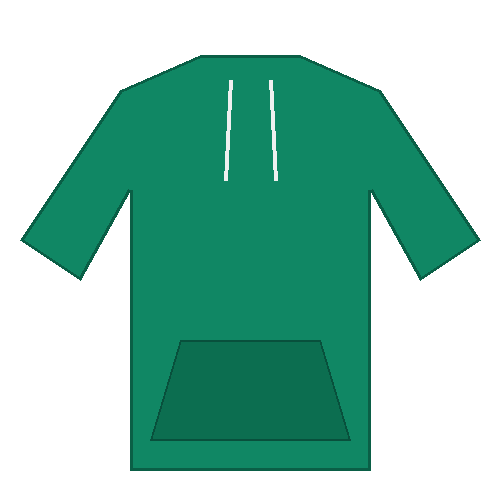
#> input picture frontend/uploads/clothes/sample_emerald_hoodie.png, 500 x 500 px
$ python -i garment_processor.py   (imports and definitions only)
#> lines starting #> are read from the running program, lines starting #| are printed output that depends on the picture; after the words box and inside, x2 and y2 are one past the last pixel; in counts of white or black regions, pixels touching at a corner belong together
"""
Garment Processor Service
Handles intelligent shirt segmentation, background/annotation removal,
front & back detection, automatic back generation, and 4K Real-Human studio generation.
"""

import os
from collections import deque
import numpy as np
from PIL import Image, ImageDraw, ImageFilter
from scipy import ndimage

UPLOAD_DIR = os.path.join(os.path.dirname(os.path.dirname(__file__)), '..', 'frontend', 'uploads', 'clothes')
# [1 line not run here, left out]


def extract_dominant_colors(img, num_colors=3):
    """Extract primary, secondary, and accent colors from the garment."""
    small = img.resize((100, 100)).convert('RGB')
    arr = np.array(small)
    pixels = arr.reshape(-1, 3)

    # Bin colors into 16 levels per channel
    binned = (pixels // 32) * 32 + 16
    unique, counts = np.unique(binned, axis=0, return_counts=True)
    sorted_indices = np.argsort(-counts)

    palette = []
    for idx in sorted_indices[:num_colors]:
        c = unique[idx]
        hex_code = '#{:02x}{:02x}{:02x}'.format(int(c[0]), int(c[1]), int(c[2]))
        palette.append(hex_code)

    return palette


def isolate_garment_background(img):
    """
    Cleans and isolates garment from mockup/photo background using gradient-aware
    floodfill, morphological filtering, and largest connected component extraction.
    Preserves inner fabric, colors, and graphics with pristine edge fidelity.
    """
    arr = np.array(img.convert('RGB')).astype(float)
    h, w, _ = arr.shape

    gray = np.mean(arr, axis=2)
    gx = ndimage.sobel(gray, axis=1)
    gy = ndimage.sobel(gray, axis=0)
    grad_blur = ndimage.gaussian_filter(np.hypot(gx, gy), 1.5)

    blurred = ndimage.gaussian_filter(arr, (2.0, 2.0, 0))
    corner_samples = [
        blurred[:25, :25],
        blurred[:25, -25:],
        blurred[-25:, :25],
        blurred[-25:, -25:]
    ]
    bg_color = np.mean([np.mean(c, axis=(0, 1)) for c in corner_samples], axis=0)
    diff_to_bg = np.sqrt(np.sum((blurred - bg_color)**2, axis=2))

    visited = np.zeros((h, w), dtype=bool)
    q = deque()
    for x in range(w):
        visited[0, x] = True; q.append((0, x))
        visited[h - 1, x] = True; q.append((h - 1, x))
    for y in range(h):
        visited[y, 0] = True; q.append((y, 0))
        visited[y, w - 1] = True; q.append((y, w - 1))

    while q:
        cy, cx = q.popleft()
        for dy, dx in ((-1, 0), (1, 0), (0, -1), (0, 1)):
            ny, nx = cy + dy, cx + dx
            if 0 <= ny < h and 0 <= nx < w and not visited[ny, nx]:
                pix = arr[ny, nx]
                sat = np.max(pix) - np.min(pix)
                is_garment = (grad_blur[ny, nx] > 85 and diff_to_bg[ny, nx] > 25) or (sat > 25) or (diff_to_bg[ny, nx] > 45)
                if not is_garment:
                    visited[ny, nx] = True
                    q.append((ny, nx))

    mask = ~visited
    struct = ndimage.generate_binary_structure(2, 1)
    mask = ndimage.binary_opening(mask, structure=struct, iterations=2)
    mask = ndimage.binary_closing(mask, structure=struct, iterations=2)
    mask = ndimage.binary_fill_holes(mask)

    labels, n = ndimage.label(mask)
    if n > 0:
        sizes = ndimage.sum(mask, labels, range(1, n + 1))
        mask = (labels == (np.argmax(sizes) + 1))

    mask = ndimage.binary_fill_holes(mask)
    feather = ndimage.gaussian_filter(mask.astype(float), sigma=1.2)
    rgba = np.dstack([arr, feather * 255.0]).astype(np.uint8)
    return Image.fromarray(rgba)


# [28 lines left out: function blend_garment_onto_base, not called in this run]


def classify_garment(clean_rgba):
    """
    Intelligently classifies a segmented clothing image into:
    - 'bottom': Trousers / Pants / Jeans / Shorts
    - 'top': Shirt / T-Shirt / Polo / Hoodie / Jacket
    - 'dress': Dress / Gown
    Uses geometric aspect ratio, crotch bifurcation (two legs vs single torso),
    and contour width variation.
    """
    arr = np.array(clean_rgba)
    alpha = arr[:, :, 3] > 25
    ys, xs = np.where(alpha)
    if len(ys) == 0 or len(xs) == 0:
        return 'top', 'Shirt / Top', '👕', 'ෂර්ට් / Top', 'Upper Torso & Shoulders'

    crop_mask = alpha[ys.min():ys.max()+1, xs.min():xs.max()+1]
    gh, gw = crop_mask.shape
    if gh < 20 or gw < 20:
        return 'top', 'Shirt / Top', '👕', 'ෂර්ට් / Top', 'Upper Torso & Shoulders'

    aspect = gh / float(gw)

    # Analyze row components in lower section (55% to 85% of garment height)
    lower_start = int(gh * 0.55)
    lower_end = int(gh * 0.85)
    sampled_rows = 0
    two_legs_count = 0

    step = max(1, (lower_end - lower_start) // 25)
    for y in range(lower_start, lower_end, step):
        sampled_rows += 1
        row = crop_mask[y, :]
        diff = np.diff(row.astype(int))
        rising = np.sum(diff == 1)
        falling = np.sum(diff == -1)

        mid_third = row[int(gw * 0.35):int(gw * 0.65)]
        has_center_gap = np.any(~mid_third) and np.any(row[:int(gw * 0.35)]) and np.any(row[int(gw * 0.65):])

        if rising >= 2 and falling >= 2 and has_center_gap:
            two_legs_count += 1

    split_ratio = two_legs_count / float(max(1, sampled_rows))

    # If there is a leg split across the lower section, it is pants/trousers
    if split_ratio >= 0.25 or (aspect >= 1.30 and split_ratio >= 0.15):
        return 'bottom', 'Trousers / Pants', '👖', 'කලිසම / Pants', 'Lower Body (Waist & Legs)'
    elif aspect >= 1.38 and split_ratio < 0.10:
        top_w = np.sum(crop_mask[int(gh * 0.25), :])
        bot_w = np.sum(crop_mask[int(gh * 0.82), :])
        if bot_w > top_w * 1.15:
            return 'dress', 'Dress / Gown', '👗', 'ගවුම / Dress', 'Full Body (Chest to Knees)'
        return 'top', 'Shirt / Top', '👕', 'ෂර්ට් / Top', 'Upper Torso & Shoulders'
    else:
        return 'top', 'Shirt / Top', '👕', 'ෂර්ට් / Top', 'Upper Torso & Shoulders'


def generate_4k_studio_renders(front_img, back_img, filename_base, category='top'):
    """
    Generates 4K Real-Human studio try-on renders for Male, Female, and Back views.
    Intelligently dresses the garment on the correct anatomical area based on category:
    - 'top': Fitted onto upper chest/torso
    - 'bottom': Fitted onto waist and legs (trousers/jeans)
    - 'dress': Fitted continuously from chest down past knees
    """
    male_base_path = os.path.join(UPLOAD_DIR, 'base_model_male.jpg')
    female_base_path = os.path.join(UPLOAD_DIR, 'base_model_female.jpg')
    back_base_path = os.path.join(UPLOAD_DIR, 'base_model_back.jpg')

    clean_front = isolate_garment_background(front_img)
    clean_back = isolate_garment_background(back_img)

    male_url = '/uploads/clothes/model_male_front.jpg'
    female_url = '/uploads/clothes/model_female_front.jpg'
    back_url = '/uploads/clothes/model_back.jpg'

    # Anatomical bounding boxes per category
    if category == 'bottom':
        # Lower body boxes: from waistband down to shoes
        male_box = (270, 595, 360, 535)
        female_box = (310, 590, 280, 525)
        back_box = (265, 600, 365, 535)
        male_lum = female_lum = back_lum = 155.0
    elif category == 'dress':
        # Full body dress boxes
        male_box = (260, 230, 380, 720)
        female_box = (315, 292, 266, 680)
        back_box = (255, 220, 385, 720)
        male_lum, female_lum, back_lum = 175.0, 165.0, 160.0
    else:
        # Upper torso shirt boxes
        male_box = (260, 230, 380, 402)
        female_box = (315, 292, 266, 328)
        back_box = (255, 220, 385, 415)
        male_lum, female_lum, back_lum = 180.0, 165.0, 160.0

    try:
        if os.path.exists(male_base_path):
            male_base = Image.open(male_base_path).convert('RGB')
            male_fitted = blend_garment_onto_base(male_base, clean_front, male_box, target_lum_ref=male_lum)
            male_filename = f"{filename_base}_model_male.jpg"
            male_fitted.save(os.path.join(UPLOAD_DIR, male_filename), 'JPEG', quality=95)
            male_url = f"/uploads/clothes/{male_filename}"

        if os.path.exists(female_base_path):
            female_base = Image.open(female_base_path).convert('RGB')
            female_fitted = blend_garment_onto_base(female_base, clean_front, female_box, target_lum_ref=female_lum)
            female_filename = f"{filename_base}_model_female.jpg"
            female_fitted.save(os.path.join(UPLOAD_DIR, female_filename), 'JPEG', quality=95)
            female_url = f"/uploads/clothes/{female_filename}"

        if os.path.exists(back_base_path):
            back_base = Image.open(back_base_path).convert('RGB')
            back_fitted = blend_garment_onto_base(back_base, clean_back, back_box, target_lum_ref=back_lum)
            back_filename = f"{filename_base}_model_back.jpg"
            back_fitted.save(os.path.join(UPLOAD_DIR, back_filename), 'JPEG', quality=95)
            back_url = f"/uploads/clothes/{back_filename}"
    except Exception as err:
        print(f"Error in generate_4k_studio_renders: {err}")

    return male_url, female_url, back_url


def process_garment_image(image_path, filename_base='processed'):
    """
    Analyzes an uploaded clothing image:
    1. Identifies if it's a pair of pants/trousers, a single shirt, or dual-view shirt mockup.
    2. Crops and isolates the front item with clean background extraction.
    3. Detects category ('bottom' vs 'top' vs 'dress').
    4. Crops or auto-synthesizes the matching back view.
    5. Extracts dominant color palette.
    6. Synthesizes 4K Real-Human studio renders on male, female, and back models in correct anatomical position.
    """
#> called with filename_base = 'processed'
    img = Image.open(image_path).convert('RGB')
    w, h = img.size
#> w = 500; h = 500
    aspect = h / float(w)
#> aspect = 1

    # Sample background color from corners
    arr = np.array(img).astype(float)
    corner_samples = [
        arr[5:35, 5:35],
        arr[5:35, -35:-5],
        arr[-35:-5, 5:35],
        arr[-35:-5, -35:-5]
    ]
    bg_color = np.mean([np.mean(c, axis=(0, 1)) for c in corner_samples], axis=0)
#> bg_color = [0, 0, 0]

    # Check if the entire image is a pair of pants (tall aspect + dual legs split on isolated mask)
    is_pants = False
    clean_full_garment = None
    if aspect >= 1.15:
        clean_full_garment = isolate_garment_background(img)
        arr_f = np.array(clean_full_garment)[:, :, 3] > 25
        ys_f, xs_f = np.where(arr_f)
        if len(ys_f) > 0 and len(xs_f) > 0:
            crop_f = arr_f[ys_f.min():ys_f.max()+1, xs_f.min():xs_f.max()+1]
            gh_f, gw_f = crop_f.shape
            l_start = int(gh_f * 0.55)
            l_end = int(gh_f * 0.85)
            two_legs = 0
            total_rows = 0
            for y in range(l_start, l_end, max(1, (l_end - l_start) // 20)):
                total_rows += 1
                row = crop_f[y, :]
                diff_r = np.diff(row.astype(int))
                rising = np.sum(diff_r == 1)
                falling = np.sum(diff_r == -1)
                mid_third = row[int(gw_f * 0.35):int(gw_f * 0.65)]
                has_center_gap = np.any(~mid_third) and np.any(row[:int(gw_f * 0.35)]) and np.any(row[int(gw_f * 0.65):])
                if rising >= 2 and falling >= 2 and has_center_gap:
                    two_legs += 1
            split_ratio = two_legs / float(max(1, total_rows))
            if split_ratio >= 0.55:
                is_pants = True

    # Check if image has dual views stacked vertically (aspect ratio >= 1.08 and not pants)
    is_dual = (aspect >= 1.08) and (not is_pants)
#> is_dual = False

    front_img = None
    back_img = None
    has_back = False
    auto_back = False

    if is_dual:
        # Dual-View Mockup:
        # Top half contains FRONT, bottom half contains BACK.
        left_bound = int(w * 0.16)
        right_bound = int(w * 0.84)

        front_top = int(h * 0.015)
        front_bottom = int(h * 0.495)
        front_crop = img.crop((left_bound, front_top, right_bound, front_bottom))

        back_top = int(h * 0.505)
        back_bottom = int(h * 0.985)
        back_crop = img.crop((left_bound, back_top, right_bound, back_bottom))

        # Verify if back half contains garment pixels
        back_arr = np.array(back_crop).astype(float)
        back_diff = np.sqrt(np.sum((back_arr - bg_color)**2, axis=2))
        if np.mean(back_diff > 30) > 0.12:
            has_back = True
            front_img = front_crop
            back_img = back_crop
        else:
            front_img = front_crop
            has_back = False
    else:
        # Single-View
        left_bound = int(w * 0.08)
#> left_bound = 40
        right_bound = int(w * 0.92)
#> right_bound = 460
        front_crop = img.crop((left_bound, int(h * 0.02), right_bound, int(h * 0.98)))
        front_img = front_crop
        has_back = False

    # Isolate garment
    if is_pants and clean_full_garment is not None:
        clean_front = clean_full_garment
    else:
        clean_front = isolate_garment_background(front_img)
#> in isolate_garment_background, `blurred = ndimage.gaussian_filter(arr, (2.0, 2.0, 0))`:
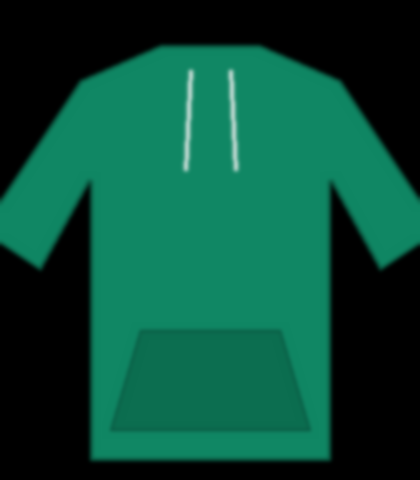
#> blurred: shape (480, 420, 3) float64; mean R, G, B 9.7, 75.7, 56.2
#> in isolate_garment_background, `bg_color = np.mean([np.mean(c, axis=(0, 1)) for c in corner_samples], ..`: bg_color = [0, 0, 0]
#> after the loop in isolate_garment_background, `for x in range(w):`:
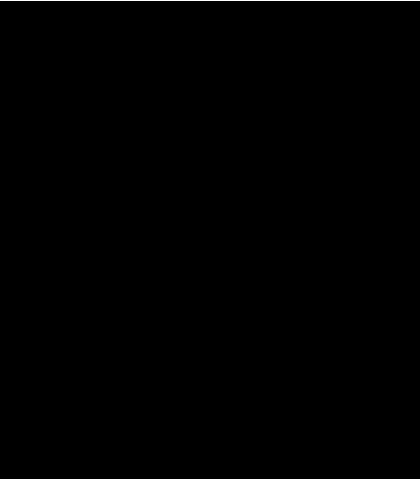
#> visited: shape (480, 420) bool; 0.42% white in thin lines or dots
#> after the loop in isolate_garment_background, `for y in range(h):`: visited: shape (480, 420) bool; 0.89% white in thin lines or dots
#> after the loop in isolate_garment_background, `while q:`:
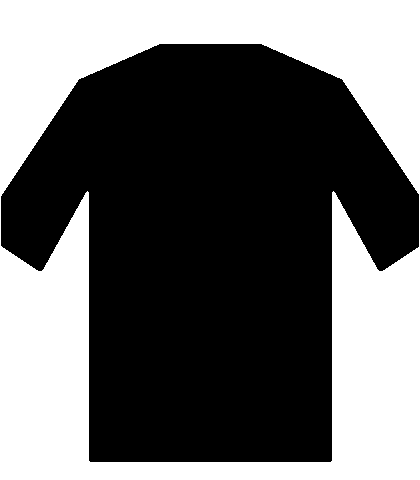
#> visited: shape (480, 420) bool; 40.9% white; 1 white region, box (x1, y1, x2, y2) and area: (0, 0, 420, 480) 82526
#> in isolate_garment_background, `mask = ndimage.binary_opening(mask, structure=struct, iterations=2)`: mask: shape (480, 420) bool; 59.1% white; 1 black region, box (x1, y1, x2, y2) and area: (0, 0, 420, 480) 82536
#> in isolate_garment_background, `mask = ndimage.binary_closing(mask, structure=struct, iterations=2)`: mask: shape (480, 420) bool; 59% white; 1 black region, box (x1, y1, x2, y2) and area: (0, 0, 420, 480) 82622
#> in isolate_garment_background, `labels, n = ndimage.label(mask)`: n = 1
#> in isolate_garment_background, `sizes = ndimage.sum(mask, labels, range(1, n + 1))`: sizes = [118978]

    # Intelligent Garment Classification
    category, category_name, category_icon, category_label_si, target_area = classify_garment(clean_front)
#> in classify_garment, `alpha = arr[:, :, 3] > 25`: alpha: shape (480, 420) bool; 60.1% white; 2 black regions, box (x1, y1, x2, y2) and area: (0, 196, 420, 480) 45072, (0, 0, 420, 195) 35437
#> in classify_garment, `crop_mask = alpha[ys.min():ys.max()+1, xs.min():xs.max()+1]`:
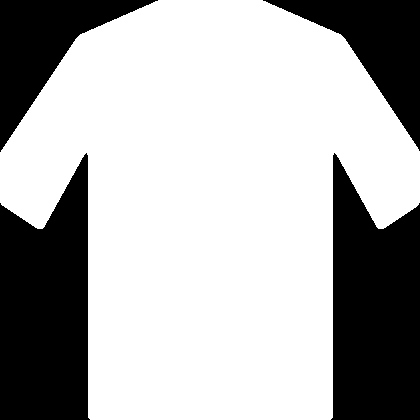
#> crop_mask: shape (420, 420) bool; 68.6% white; 4 black regions, box (x1, y1, x2, y2) and area: (0, 153, 90, 420) 19073, (331, 153, 420, 420) 18859, (0, 0, 158, 152) 8764, (263, 0, 420, 151) 8613
#> after the loop in classify_garment, `for y in range(lower_start, lower_end, step):`: sampled_rows = 26; two_legs_count = 0
#> category = 'top'; category_name = 'Shirt / Top'; category_icon = '👕'; category_label_si = 'ෂර්ට් / Top'; target_area = 'Upper Torso & Shoulders'

    palette = extract_dominant_colors(front_img, 3)
#> in extract_dominant_colors, `small = img.resize((100, 100)).convert('RGB')`:
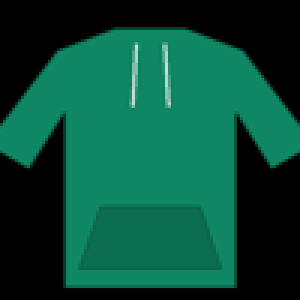
#> small: PIL image 100x100 RGB (shown 3 times larger); mean R, G, B 9.7, 75.8, 56.2
#> in extract_dominant_colors, `unique, counts = np.unique(binned, axis=0, return_counts=True)`: unique = 19 rows, first 8: [16, 16, 16], [16, 48, 16], [16, 48, 48], [16, 80, 48], [16, 80, 80], [16, 112, 80], [16, 144, 80], [16, 144, 112]; counts = 19 values, max 4484 at index 7, min 1 at index 18, mean 526.3
#> in extract_dominant_colors, `sorted_indices = np.argsort(-counts)`: sorted_indices = 19 values, max 18 at index 18, min 0 at index 1, mean 9
#> the loop in extract_dominant_colors, `for idx in sorted_indices[:num_colors]:` made 3 passes
#> (idx, c, hex_code) on passes 1 to 3: (7, [16, 144, 112], '#109070'), (0, [16, 16, 16], '#101010'), (5, [16, 112, 80], '#107050')
#> after the loop in extract_dominant_colors, `for idx in sorted_indices[:num_colors]:`: palette = ['#109070', '#101010', '#107050']
#> palette = ['#109070', '#101010', '#107050']
    primary_color = palette[0] if palette else '#ffffff'
#> primary_color = '#109070'
    secondary_color = palette[1] if len(palette) > 1 else '#1a3a6b'
#> secondary_color = '#101010'

    # If no back view detected, auto-generate matching back based on garment category
    if not has_back:
        auto_back = True
        back_w, back_h = front_img.size
#> back_w = 420; back_h = 480
        back_img = generate_matching_back(back_w, back_h, primary_color, secondary_color, category=category)
#> in generate_matching_back, `prim_rgb = hex_to_rgb(primary_hex)`: prim_rgb = (16, 144, 112)
#> in generate_matching_back, `sec_rgb = hex_to_rgb(secondary_hex)`: sec_rgb = (16, 16, 16)
#> in generate_matching_back, `collar_h = int(h * 0.12)`: collar_h = 57
#> in generate_matching_back, `collar_w = int(w * 0.40)`: collar_w = 168
#> in generate_matching_back, `side_w = int(w * 0.14)`: side_w = 58

    # Save processed textures
    front_filename = f"{filename_base}_front.png"
    back_filename = f"{filename_base}_back.png"

    front_save_path = os.path.join(UPLOAD_DIR, front_filename)
    back_save_path = os.path.join(UPLOAD_DIR, back_filename)

    clean_front.save(front_save_path, 'PNG')
    if has_back:
        clean_back = isolate_garment_background(back_img)
        clean_back.save(back_save_path, 'PNG')
    else:
        back_img.save(back_save_path, 'PNG')

    # Generate 4K Real-Human Studio Renders with category-specific placement
    male_front_url, female_front_url, model_back_url = generate_4k_studio_renders(
        clean_front, back_img, filename_base, category=category
    )
#> in isolate_garment_background (call 3), `bg_color = np.mean([np.mean(c, axis=(0, 1)) for c in corner_samples], ..`: bg_color = [16, 143.8, 111.8]
#> in isolate_garment_background (call 3), `mask = ~visited`: mask: shape (480, 420) bool; 99.1% white; black in thin lines or dots
#> in isolate_garment_background (call 3), `mask = ndimage.binary_opening(mask, structure=struct, iterations=2)`: mask: shape (480, 420) bool; 99.1% white; black in thin lines or dots
#> in isolate_garment_background (call 3), `mask = ndimage.binary_closing(mask, structure=struct, iterations=2)`:
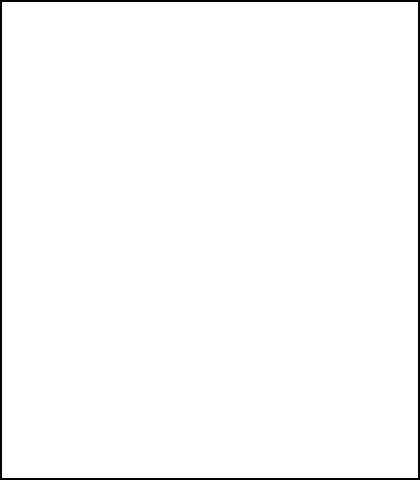
#> mask: shape (480, 420) bool; 98.2% white; 1 black region, box (x1, y1, x2, y2) and area: (0, 0, 420, 480) 3584
#> in isolate_garment_background (call 3), `sizes = ndimage.sum(mask, labels, range(1, n + 1))`: sizes = [198016]
#> in isolate_garment_background (call 3), `rgba = np.dstack([arr, feather * 255.0]).astype(np.uint8)`:
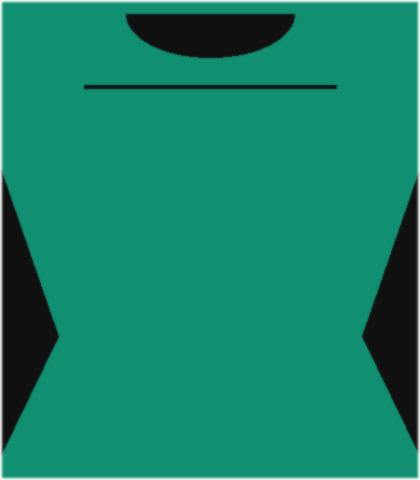
#> rgba: shape (480, 420, 4); mean R, G, B, A 16, 128.9, 100.6, 250.4; transparent parts drawn white
#> male_front_url = '/uploads/clothes/model_male_front.jpg'; female_front_url = '/uploads/clothes/model_female_front.jpg'; model_back_url = '/uploads/clothes/model_back.jpg'

    return {
        'front_url': f"/uploads/clothes/{front_filename}",
        'back_url': f"/uploads/clothes/{back_filename}",
        'has_back': has_back,
        'auto_generated_back': auto_back,
        'palette': palette,
        'primary_color': primary_color,
        'secondary_color': secondary_color,
        'category': category,
        'category_name': category_name,
        'category_icon': category_icon,
        'category_label_si': category_label_si,
        'target_area': target_area,
        'model_male_front': male_front_url,
        'model_female_front': female_front_url,
        'model_back': model_back_url
    }


def generate_matching_back(w, h, primary_hex, secondary_hex, category='top'):
    """
    Auto-synthesizes a clean matching back view tailored to garment type:
    - 'bottom': Back of trousers with back waistband, yoke, and twin pockets.
    - 'top' / 'dress': Back of shirt with collar, yoke line, and side panels.
    """
    def hex_to_rgb(hx):
        hx = hx.lstrip('#')
        if len(hx) == 3:
            hx = ''.join([c*2 for c in hx])
        return tuple(int(hx[i:i+2], 16) for i in (0, 2, 4))

    prim_rgb = hex_to_rgb(primary_hex)
    sec_rgb = hex_to_rgb(secondary_hex)

    back = Image.new('RGB', (w, h), prim_rgb)
    draw = ImageDraw.Draw(back)

    if category == 'bottom':
        # Back waistband
        wb_h = max(4, int(h * 0.08))
        draw.rectangle([0, 0, w, wb_h], fill=sec_rgb)

        # Back yoke line (V-shape)
        yoke_top = wb_h
        yoke_mid = int(h * 0.16)
        draw.polygon([(0, yoke_top), (w // 2, yoke_mid), (w, yoke_top)], fill=sec_rgb)

        # Dual back pockets
        pocket_w = int(w * 0.28)
        pocket_h = int(h * 0.18)
        pocket_y = int(h * 0.20)

        # Left pocket
        l_x1 = int(w * 0.15)
        draw.rectangle([l_x1, pocket_y, l_x1 + pocket_w, pocket_y + pocket_h], outline=sec_rgb, width=max(2, int(w * 0.01)))
        # Right pocket
        r_x1 = int(w * 0.57)
        draw.rectangle([r_x1, pocket_y, r_x1 + pocket_w, pocket_y + pocket_h], outline=sec_rgb, width=max(2, int(w * 0.01)))
    else:
        # Back collar band
        collar_h = int(h * 0.12)
        collar_w = int(w * 0.40)
        cx = w // 2
        draw.chord(
            [cx - collar_w // 2, -collar_h // 2, cx + collar_w // 2, collar_h],
            start=0, end=180, fill=sec_rgb
        )

        # Back yoke line
        draw.line([(int(w * 0.2), int(h * 0.18)), (int(w * 0.8), int(h * 0.18))], fill=sec_rgb, width=max(2, int(w * 0.01)))

        # Side curved accent panels matching front styling
        side_w = int(w * 0.14)
        # Left side panel
        draw.polygon([
            (0, int(h * 0.35)),
            (side_w, int(h * 0.70)),
            (0, int(h * 0.95))
        ], fill=sec_rgb)

        # Right side panel
        draw.polygon([
            (w, int(h * 0.35)),
            (w - side_w, int(h * 0.70)),
            (w, int(h * 0.95))
        ], fill=sec_rgb)

    back = back.filter(ImageFilter.SMOOTH_MORE)
    return back

>>> result = process_garment_image('../../frontend/uploads/clothes/sample_emerald_hoodie.png')
#> result = 15 items
